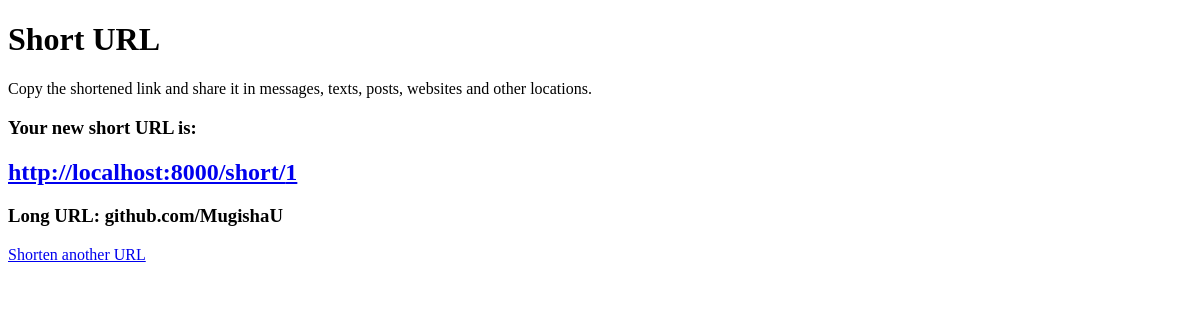
Page /newurl/1 on the earlier database version.
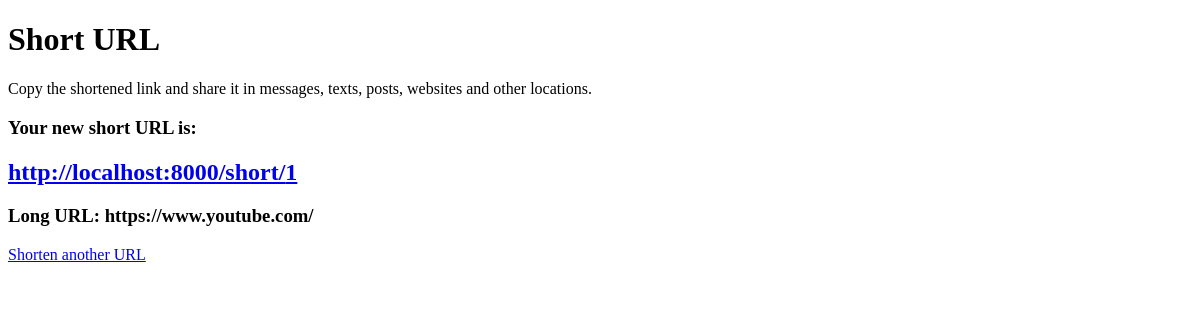
Same page on the later database version.
### main_app/models.py (models this page shows, shortened)
class Urls(models.Model):
    long_url = models.CharField(max_length=10000)
    short_url = models.CharField(max_length=30)

### main_app/views.py (the view)
# urls.py: path('newurl/<int:pk>', views.newurl, name="newurl")
def newurl(request, pk):
    context = { 'url_object': Urls.objects.get(short_url = pk) }
    return render(request, "pages/short.html", context)

### main_app/templates/pages/short.html (shortened to what this page needs)
<!DOCTYPE html>
<html lang="en">
<head>
</head>
<body>
    <h1>Short URL</h1>
    <p>Copy the shortened link and share it in messages, texts, posts, websites and other locations.</p>
    <div>
        <h3>Your new short URL is:</h3>
        <a href="http://localhost:8000/short/{{url_object.short_url}}"><h2>http://localhost:8000/short/{{url_object.short_url}}</h2></a>
        <h3>Long URL: {{url_object.long_url}}</h3>
        <a href="{% url 'home' %}">Shorten another URL</a>
    </div>
</body>
</html>

Differences in the rows shown:
removed Urls: short_url "1", long_url "github.com/MugishaU"
added Urls: short_url "1", long_url "https://www.youtube.com/"
